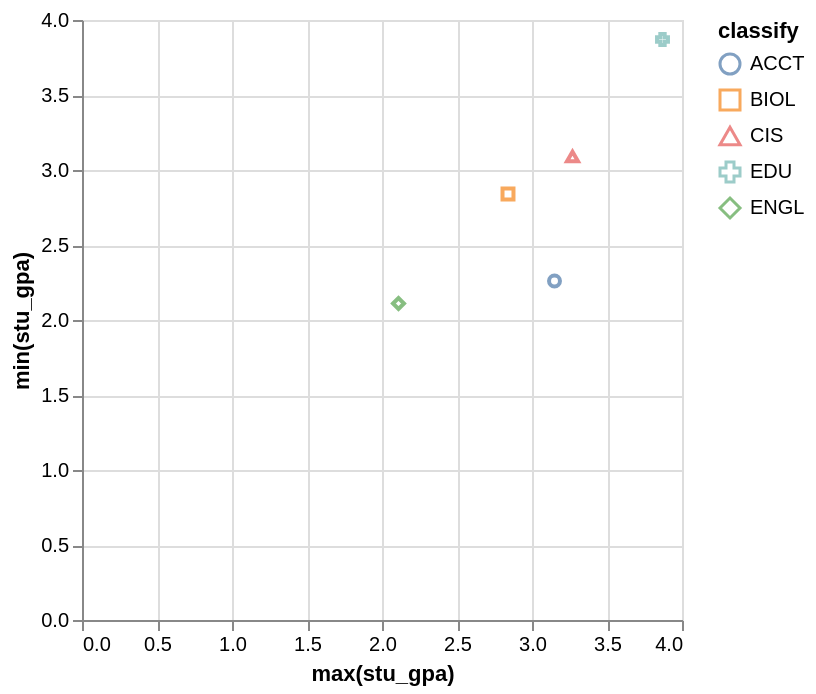

Write a Vega-Lite specification for this figure.
### Vega-Lite specification from a JSON file in a GitHub repository (floating-point values rounded to 4 significant figures)
{"data": {"values": [{"x_data": 3.15, "y_data": 2.26, "classify": "ACCT"}, {"x_data": 2.84, "y_data": 2.84, "classify": "BIOL"}, {"x_data": 3.27, "y_data": 3.09, "classify": "CIS"}, {"x_data": 3.87, "y_data": 3.87, "classify": "EDU"}, {"x_data": 2.11, "y_data": 2.11, "classify": "ENGL"}]}, "mark": "point", "encoding": {"x": {"field": "x_data", "type": "quantitative", "title": "max(stu_gpa)", "scale": {"zero": "false"}}, "y": {"field": "y_data", "type": "quantitative", "title": "min(stu_gpa)", "scale": {"zero": "false"}}, "color": {"field": "classify", "type": "nominal"}, "shape": {"field": "classify", "type": "nominal"}}}
